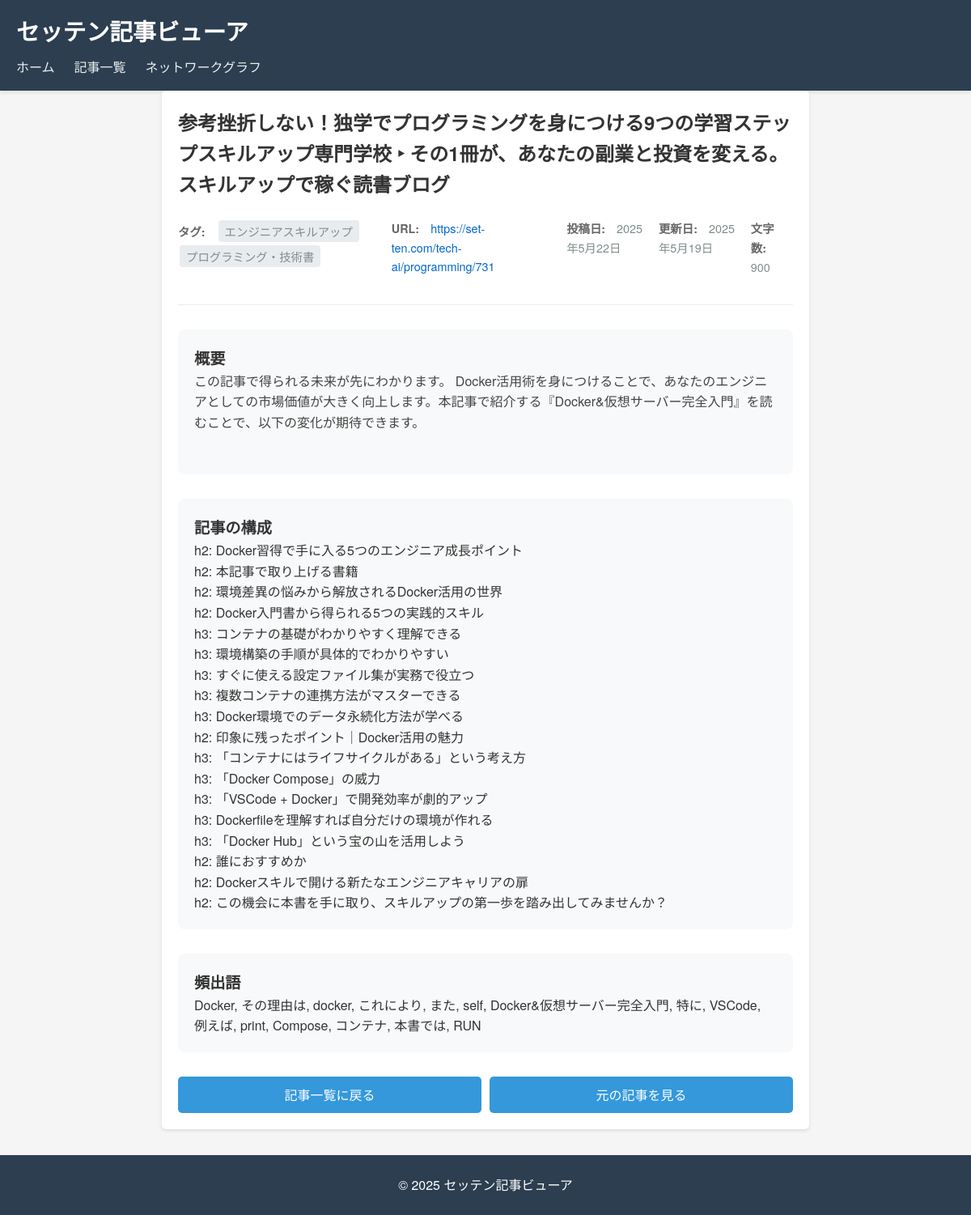
/article/108/, run on the app's committed database.
### articles/models.py (models this page shows, shortened)
class Article(models.Model):
    id = models.AutoField(primary_key=True)
    title = models.CharField(max_length=500, null=True, verbose_name='タイトル')
    url = models.URLField(unique=True, null=True, verbose_name='URL')
    post_date = models.DateField(null=True, blank=True, verbose_name='投稿日')
    updated_date = models.DateField(null=True, blank=True, verbose_name='更新日')
    content_intro = models.TextField(blank=True, null=True, verbose_name='導入文')
    category = models.ForeignKey(Category, null=True, blank=True, on_delete=models.SET_NULL,
                                verbose_name='カテゴリ', related_name='articles')
    tags = models.CharField(max_length=500, blank=True, null=True, verbose_name='タグ')
    headings = models.TextField(blank=True, null=True, verbose_name='見出し')
    book_title = models.CharField(max_length=500, blank=True, null=True, verbose_name='書籍タイトル')
    book_author = models.CharField(max_length=200, blank=True, null=True, verbose_name='著者')
    book_isbn = models.CharField(max_length=13, blank=True, null=True, verbose_name='ISBN')
    book_asin = models.CharField(max_length=10, blank=True, null=True, verbose_name='ASIN')
    word_count = models.IntegerField(default=0, verbose_name='文字数')
    internal_links = models.TextField(blank=True, null=True, verbose_name='内部リンク')
    frequent_words = models.TextField(blank=True, null=True, verbose_name='頻出語')
    broken_links = models.TextField(blank=True, null=True, verbose_name='リンク切れ')
    crawled_at = models.DateTimeField(auto_now_add=True, verbose_name='取得日時')
    class Meta:
        managed = True
        db_table = 'articles'
        ordering = ['-post_date']
        verbose_name = '記事'
        verbose_name_plural = '記事'
    def get_tags_list(self):
        if not self.tags:
            return []
        return [tag.strip() for tag in self.tags.split(',')]

### articles/views.py (the view)
# urls.py: path('article/<int:article_id>/', views.article_detail, name='article_detail'),
def article_detail(request, article_id):
    article = get_object_or_404(Article, id=article_id)
    return render(request, 'articles/article_detail.html', {'article': article})

### articles/templates/articles/article_detail.html (shortened to what this page needs)
{% extends 'articles/base.html' %}
{% load static %}
{% block content %}
<div class="article-detail">
    <div class="article-header">
        <h2>{{ article.title }}</h2>
        <div class="article-meta">
            {% if article.tags %}
            <div class="meta-item">
                <span class="label">タグ:</span>
                <span class="value">
                    {% for tag in article.get_tags_list %}
                    <span class="tag">{{ tag }}</span>
                    {% endfor %}
                </span>
            </div>
            {% endif %}
            <div class="meta-item">
                <span class="label">URL:</span>
                <span class="value"><a href="{{ article.url }}" target="_blank" rel="noopener">{{ article.url }}</a></span>
            </div>
            {% if article.post_date %}
            <div class="meta-item">
                <span class="label">投稿日:</span>
                <span class="value">{{ article.post_date|date:"Y年n月j日" }}</span>
            </div>
            {% endif %}
            {% if article.updated_date %}
            <div class="meta-item">
                <span class="label">更新日:</span>
                <span class="value">{{ article.updated_date|date:"Y年n月j日" }}</span>
            </div>
            {% endif %}
            {% if article.word_count %}
            <div class="meta-item">
                <span class="label">文字数:</span>
                <span class="value">{{ article.word_count }}</span>
            </div>
            {% endif %}
        </div>
    </div>
    {% if article.content_intro %}
    <div class="article-section">
        <h3>概要</h3>
        <div class="article-content">
            {{ article.content_intro|linebreaks }}
        </div>
    </div>
    {% endif %}
    {% if article.headings %}
    <div class="article-section">
        <h3>記事の構成</h3>
        <div class="article-headings">
            {{ article.headings|linebreaks }}
        </div>
    </div>
    {% endif %}
    {% if article.frequent_words %}
    <div class="article-section">
        <h3>頻出語</h3>
        <div class="frequent-words">
            {{ article.frequent_words|linebreaks }}
        </div>
    </div>
    {% endif %}
    <div class="article-actions">
        <a href="{% url 'articles:article_list' %}" class="btn">記事一覧に戻る</a>
        <a href="{{ article.url }}" target="_blank" rel="noopener" class="btn">元の記事を見る</a>
    </div>
</div>
{% endblock %}

### articles/static/css/style.css (style rules this page uses)
* { box-sizing: border-box; margin: 0; padding: 0; }
body { font-family: 'Helvetica Neue', Arial, 'Hiragino Kaku Gothic ProN', 'Hiragino Sans', Meiryo, sans-serif; line-height: 1.6; color: #333; background-color: #f5f5f5; }
a { color: #0066cc; text-decoration: none; }
h2 { margin-bottom: 1.5rem; color: #2c3e50; border-bottom: 2px solid #3498db; padding-bottom: 0.5rem; }
.btn { background-color: #3498db; color: white; border: none; padding: 0.8rem 1.5rem; border-radius: 4px; cursor: pointer; font-size: 1rem; transition: background-color 0.2s; }
.article-meta { display: flex; gap: 1rem; margin-bottom: 1rem; font-size: 0.9rem; color: #7f8c8d; }
.article-detail { background-color: white; padding: 2rem; border-radius: 5px; box-shadow: 0 2px 4px rgba(0,0,0,0.1); }
.article-header { margin-bottom: 2rem; }
.article-header h2 { font-size: 1.8rem; margin-bottom: 1rem; border-bottom: none; }
.article-content { line-height: 1.8; color: #444; margin-bottom: 2rem; }
.article-actions { display: flex; gap: 1rem; margin-top: 2rem; }

### articles/templates/articles/article_detail.html (style rules this page uses)
.article-detail { max-width: 800px; margin: 0 auto; padding: 20px; }
.article-header { border-bottom: 1px solid #e9ecef; padding-bottom: 20px; margin-bottom: 20px; }
.article-header h2 { margin: 0; font-size: 1.5em; color: #333; }
.article-meta { margin: 10px 0; }
.meta-item { margin: 5px 0; }
.label { font-weight: bold; color: #666; margin-right: 10px; }
.tag { display: inline-block; background: #e9ecef; padding: 2px 8px; margin: 2px; border-radius: 4px; }
.article-section { margin: 30px 0; padding: 20px; background: #f8f9fa; border-radius: 8px; }
.article-section h3 { margin-top: 0; color: #333; font-size: 1.2em; }
.article-content { line-height: 1.6; }
.article-actions { margin-top: 30px; display: flex; gap: 10px; }
.btn { padding: 10px 20px; border-radius: 5px; text-decoration: none; transition: background-color 0.3s; display: inline-block; text-align: center; width: 100%; }

### data on the page
Article: title "参考挫折しない！独学でプログラミングを身につける9つの学習ステップスキルアップ専門学校 ‣ その1冊が、あなたの副業と投資を変える。スキルアップで稼ぐ読書ブログ", url "https://set-ten.com/tech-ai/programming/731", post_date "2025年5月22日", updated_date "2025年5月19日", word_count "900", content_intro "この記事で得られる未来が先にわかります。 Docker活用術を身につけることで、あなたのエンジニアとしての市場価値が大きく向上します。本記事で紹介する『Docker&仮想サーバー完全入門』を読むことで、以下の変化が期待できます。", headings "h2: Docker習得で手に入る5つのエンジニア成長ポイント h2: 本記事で取り上げる書籍 h2: 環境差異の悩みから解放されるDocker活用の世界 h2: Docker入門書から得られる5つの実践的スキル h3: コンテナの基礎がわかりやすく理解できる h3: 環境構築の手順が具体的でわかりやすい h3: すぐに使える設定ファイル集が実務で役立つ h3: 複数コンテナの連携方法がマスターできる h3: Docker環境でのデータ永続化方法が学べる h2: 印象に残ったポイント｜Docker活用の魅力 h3: 「コンテナにはライフサイクルがある」という考え方 h3: 「Docker Compose」の威力 h3: 「VSCode + Docker」で開発効率が劇的アップ h3: Dockerfileを理解すれば自分だけの環境が作れる h3: 「Docker Hub」という宝の山を活用しよう h2: 誰におすすめか h2: Dockerスキルで開ける新たなエンジニアキャリアの扉 h2: この機会に本書を手に取り、スキルアップの第一歩を踏み出してみませんか？", frequent_words "Docker, その理由は, docker, これにより, また, self, Docker&仮想サーバー完全入門, 特に, VSCode, 例えば, print, Compose, コンテナ, 本書では, RUN"

### other printed values
{{ tag }} "エンジニアスキルアップ" "プログラミング・技術書"
